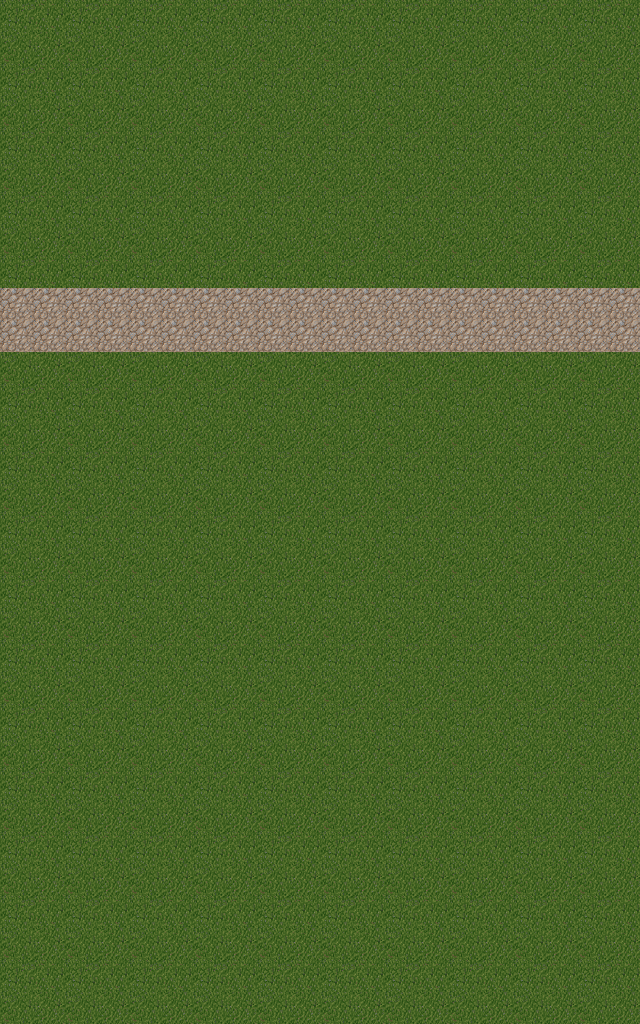

Below is a game level as drawn by its tile map, then a one-line description and the .tmx that defines it (tile-layer data replaced by summaries):
An orthogonal 20x32 tile map with 32x32 px tiles, 1 tile layer (Tile Layer 1) and 2 objects (map_entry, transition).

<map version="1.0" orientation="orthogonal" width="20" height="32" tilewidth="32" tileheight="32">
 <tileset firstgid="1" name="tilemap" tilewidth="32" tileheight="32">
  <image source="tilemap.png" width="512" height="512" />
 </tileset>
 <layer name="Tile Layer 1" width="20" height="32">
  <data>[640 cells, 640 non-empty, 6 distinct tile ids]</data>
 </layer>
 <objectgroup name="player" width="20" height="32" />
 <objectgroup name="objects" width="20" height="32" />
 <objectgroup name="events" width="20" height="32">
  <object name="start_1" type="map_entry" x="64" y="288" width="32" height="64">
   <properties>
    <property name="source" value="TheMap" />
   </properties>
  </object>
  <object name="go_TheMap" type="transition" x="0" y="288" width="32" height="64">
   <properties>
    <property name="dest" value="TheMap" />
   </properties>
  </object>
 </objectgroup>
 <objectgroup name="collisions" width="20" height="32" />
</map>
